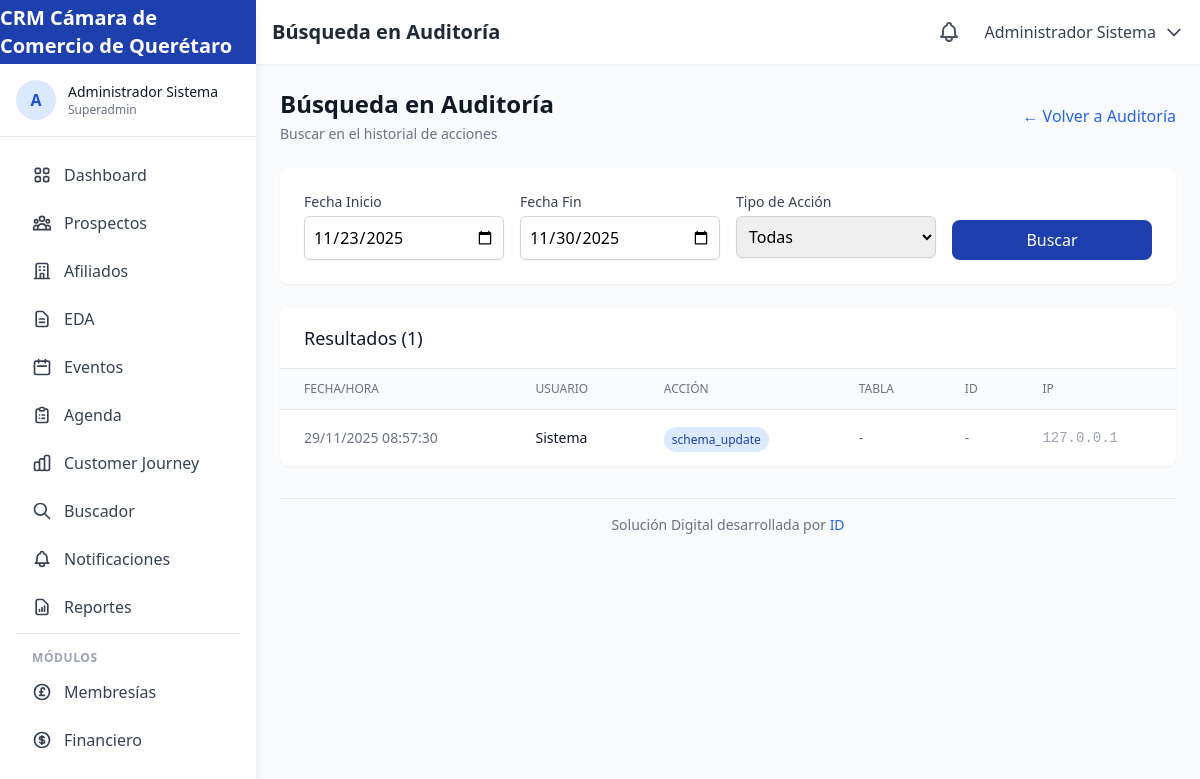
The page /auditoria/buscar (signed in) on the database its author committed.
### tables this page shows
CREATE TABLE IF NOT EXISTS `audit_log` (
    `id` INT UNSIGNED AUTO_INCREMENT PRIMARY KEY,
    `user_id` INT UNSIGNED,
    `action` VARCHAR(100) NOT NULL,
    `table_name` VARCHAR(100),
    `record_id` INT UNSIGNED,
    `old_values` JSON,
    `new_values` JSON,
    `ip_address` VARCHAR(45),
    `user_agent` TEXT,
    `created_at` TIMESTAMP DEFAULT CURRENT_TIMESTAMP,
    FOREIGN KEY (`user_id`) REFERENCES `users`(`id`) ON DELETE SET NULL,
    INDEX `idx_table_record` (`table_name`, `record_id`)
);

### app/views/audit/search.php (the view, shortened to what the rows shown need)
<div class="space-y-6">
    <div class="flex items-center justify-between">
        <div>
            <h2 class="text-2xl font-bold text-gray-900">Búsqueda en Auditoría</h2>
        </div>
    </div>
    <?php if (!empty($logs)): ?>
    <div class="bg-white rounded-lg shadow-sm overflow-hidden">
        <div class="overflow-x-auto">
            <table class="min-w-full divide-y divide-gray-200">
                <thead class="bg-gray-50">
                    <tr>
                        <th class="px-6 py-3 text-left text-xs font-medium text-gray-500 uppercase">Fecha/Hora</th>
                        <th class="px-6 py-3 text-left text-xs font-medium text-gray-500 uppercase">Usuario</th>
                        <th class="px-6 py-3 text-left text-xs font-medium text-gray-500 uppercase">Acción</th>
                        <th class="px-6 py-3 text-left text-xs font-medium text-gray-500 uppercase">Tabla</th>
                        <th class="px-6 py-3 text-left text-xs font-medium text-gray-500 uppercase">ID</th>
                        <th class="px-6 py-3 text-left text-xs font-medium text-gray-500 uppercase">IP</th>
                    </tr>
                </thead>
                <tbody class="divide-y divide-gray-200">
                    <?php foreach ($logs as $log): ?>
                    <tr class="hover:bg-gray-50">
                        <td class="px-6 py-4 whitespace-nowrap text-sm text-gray-500">
                            <?php echo date('d/m/Y H:i:s', strtotime($log['created_at'])); ?>
                        </td>
                        <td class="px-6 py-4 whitespace-nowrap text-sm text-gray-900">
                            <?php echo htmlspecialchars($log['user_name'] ?? 'Sistema'); ?>
                        </td>
                        <td class="px-6 py-4 whitespace-nowrap">
                            <span class="px-2 py-1 text-xs rounded-full bg-blue-100 text-blue-800">
                                <?php echo htmlspecialchars($log['action']); ?>
                            </span>
                        </td>
                        <td class="px-6 py-4 whitespace-nowrap text-sm text-gray-500">
                            <?php echo htmlspecialchars($log['table_name'] ?? '-'); ?>
                        </td>
                        <td class="px-6 py-4 whitespace-nowrap text-sm text-gray-500">
                            <?php echo $log['record_id'] ?? '-'; ?>
                        </td>
                        <td class="px-6 py-4 whitespace-nowrap text-sm text-gray-400 font-mono">
                            <?php echo htmlspecialchars($log['ip_address'] ?? '-'); ?>
                        </td>
                    </tr>
                    <?php endforeach; ?>
                </tbody>
            </table>
        </div>
    </div>
    <?php else: ?>
    <div class="bg-white rounded-lg shadow-sm p-6 text-center text-gray-500">
        No se encontraron registros con los criterios seleccionados.
    </div>
    <?php endif; ?>
</div>

### rows shown on the page
audit_log: created_at "29/11/2025 08:57:30", user_name "Sistema", action "schema_update", table_name "-", record "-", ip_address "127.0.0.1"

### other values the page prints
$siteName "CRM Cámara de Comercio de Querétaro"
mb_substr($_SESSION['user_name'] ?? 'U', 0, 1, 'UTF-8') "A"
$_SESSION['user_name'] "Administrador Sistema"
$_SESSION['user_role'] "Superadmin"
$pageTitle "Búsqueda en Auditoría"
count($logs) "1"
